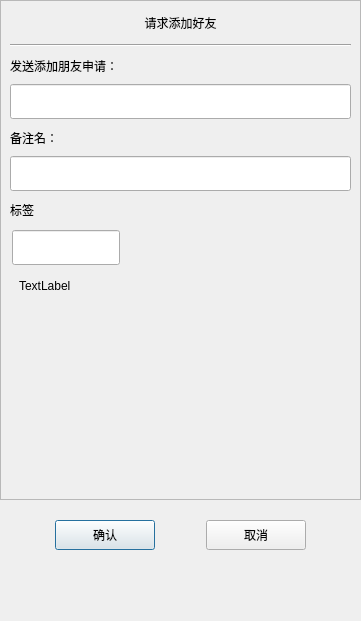
<?xml version="1.0" encoding="UTF-8"?>
<ui version="4.0">
 <class>ApplyFriend</class>
 <widget class="QDialog" name="ApplyFriend">
  <property name="geometry">
   <rect>
    <x>0</x>
    <y>0</y>
    <width>361</width>
    <height>621</height>
   </rect>
  </property>
  <property name="minimumSize">
   <size>
    <width>361</width>
    <height>621</height>
   </size>
  </property>
  <property name="maximumSize">
   <size>
    <width>361</width>
    <height>621</height>
   </size>
  </property>
  <property name="windowTitle">
   <string>Dialog</string>
  </property>
  <layout class="QVBoxLayout" name="verticalLayout">
   <property name="spacing">
    <number>0</number>
   </property>
   <property name="leftMargin">
    <number>0</number>
   </property>
   <property name="topMargin">
    <number>0</number>
   </property>
   <property name="rightMargin">
    <number>0</number>
   </property>
   <property name="bottomMargin">
    <number>0</number>
   </property>
   <item>
    <widget class="QScrollArea" name="scrollArea">
     <property name="minimumSize">
      <size>
       <width>0</width>
       <height>500</height>
      </size>
     </property>
     <property name="widgetResizable">
      <bool>true</bool>
     </property>
     <widget class="QWidget" name="scrollcontent">
      <property name="geometry">
       <rect>
        <x>0</x>
        <y>0</y>
        <width>359</width>
        <height>498</height>
       </rect>
      </property>
      <layout class="QVBoxLayout" name="verticalLayout_2">
       <property name="spacing">
        <number>0</number>
       </property>
       <property name="leftMargin">
        <number>0</number>
       </property>
       <property name="rightMargin">
        <number>0</number>
       </property>
       <item>
        <widget class="QLabel" name="apply_label">
         <property name="minimumSize">
          <size>
           <width>0</width>
           <height>25</height>
          </size>
         </property>
         <property name="maximumSize">
          <size>
           <width>16777215</width>
           <height>25</height>
          </size>
         </property>
         <property name="text">
          <string>请求添加好友</string>
         </property>
         <property name="alignment">
          <set>Qt::AlignCenter</set>
         </property>
        </widget>
       </item>
       <item>
        <widget class="QWidget" name="apply_wid" native="true">
         <layout class="QVBoxLayout" name="verticalLayout_3">
          <item>
           <widget class="Line" name="line">
            <property name="orientation">
             <enum>Qt::Horizontal</enum>
            </property>
           </widget>
          </item>
          <item>
           <widget class="QLabel" name="label">
            <property name="minimumSize">
             <size>
              <width>0</width>
              <height>25</height>
             </size>
            </property>
            <property name="maximumSize">
             <size>
              <width>16777215</width>
              <height>25</height>
             </size>
            </property>
            <property name="text">
             <string>发送添加朋友申请：</string>
            </property>
           </widget>
          </item>
          <item>
           <widget class="CustomizeEdit" name="name_edit">
            <property name="minimumSize">
             <size>
              <width>0</width>
              <height>35</height>
             </size>
            </property>
            <property name="maximumSize">
             <size>
              <width>16777215</width>
              <height>35</height>
             </size>
            </property>
           </widget>
          </item>
          <item>
           <widget class="QLabel" name="label_2">
            <property name="minimumSize">
             <size>
              <width>0</width>
              <height>25</height>
             </size>
            </property>
            <property name="maximumSize">
             <size>
              <width>16777215</width>
              <height>25</height>
             </size>
            </property>
            <property name="text">
             <string>备注名：</string>
            </property>
           </widget>
          </item>
          <item>
           <widget class="CustomizeEdit" name="back_edit">
            <property name="minimumSize">
             <size>
              <width>0</width>
              <height>35</height>
             </size>
            </property>
            <property name="maximumSize">
             <size>
              <width>16777215</width>
              <height>35</height>
             </size>
            </property>
           </widget>
          </item>
          <item>
           <widget class="QLabel" name="label_3">
            <property name="minimumSize">
             <size>
              <width>0</width>
              <height>25</height>
             </size>
            </property>
            <property name="maximumSize">
             <size>
              <width>16777215</width>
              <height>25</height>
             </size>
            </property>
            <property name="text">
             <string>标签</string>
            </property>
           </widget>
          </item>
          <item>
           <widget class="QWidget" name="label_group_wid" native="true">
            <property name="minimumSize">
             <size>
              <width>0</width>
              <height>50</height>
             </size>
            </property>
            <layout class="QVBoxLayout" name="verticalLayout_4">
             <property name="spacing">
              <number>0</number>
             </property>
             <property name="leftMargin">
              <number>0</number>
             </property>
             <property name="topMargin">
              <number>0</number>
             </property>
             <property name="rightMargin">
              <number>0</number>
             </property>
             <property name="bottomMargin">
              <number>0</number>
             </property>
             <item>
              <widget class="QWidget" name="gridWidget" native="true">
               <property name="minimumSize">
                <size>
                 <width>0</width>
                 <height>40</height>
                </size>
               </property>
               <property name="maximumSize">
                <size>
                 <width>16777215</width>
                 <height>40</height>
                </size>
               </property>
               <widget class="CustomizeEdit" name="label_edit">
                <property name="geometry">
                 <rect>
                  <x>2</x>
                  <y>2</y>
                  <width>108</width>
                  <height>35</height>
                 </rect>
                </property>
                <property name="minimumSize">
                 <size>
                  <width>0</width>
                  <height>35</height>
                 </size>
                </property>
                <property name="maximumSize">
                 <size>
                  <width>16777215</width>
                  <height>35</height>
                 </size>
                </property>
               </widget>
              </widget>
             </item>
             <item>
              <widget class="QWidget" name="input_tip_wid" native="true">
               <property name="minimumSize">
                <size>
                 <width>0</width>
                 <height>35</height>
                </size>
               </property>
               <property name="maximumSize">
                <size>
                 <width>16777215</width>
                 <height>35</height>
                </size>
               </property>
               <layout class="QVBoxLayout" name="verticalLayout_5">
                <item>
                 <widget class="ClickedOnceLabel" name="tip_label">
                  <property name="text">
                   <string>TextLabel</string>
                  </property>
                 </widget>
                </item>
               </layout>
              </widget>
             </item>
            </layout>
           </widget>
          </item>
          <item>
           <widget class="QWidget" name="widget" native="true">
            <property name="minimumSize">
             <size>
              <width>0</width>
              <height>60</height>
             </size>
            </property>
            <layout class="QHBoxLayout" name="horizontalLayout_2">
             <property name="spacing">
              <number>7</number>
             </property>
             <property name="leftMargin">
              <number>0</number>
             </property>
             <property name="topMargin">
              <number>0</number>
             </property>
             <property name="rightMargin">
              <number>0</number>
             </property>
             <property name="bottomMargin">
              <number>0</number>
             </property>
             <item>
              <widget class="QWidget" name="label_list" native="true">
               <property name="minimumSize">
                <size>
                 <width>287</width>
                 <height>50</height>
                </size>
               </property>
               <property name="maximumSize">
                <size>
                 <width>287</width>
                 <height>16777215</height>
                </size>
               </property>
              </widget>
             </item>
             <item>
              <widget class="QWidget" name="more_label_wid" native="true">
               <property name="minimumSize">
                <size>
                 <width>30</width>
                 <height>0</height>
                </size>
               </property>
               <property name="maximumSize">
                <size>
                 <width>30</width>
                 <height>16777215</height>
                </size>
               </property>
               <layout class="QVBoxLayout" name="verticalLayout_6">
                <property name="leftMargin">
                 <number>2</number>
                </property>
                <property name="topMargin">
                 <number>2</number>
                </property>
                <property name="rightMargin">
                 <number>2</number>
                </property>
                <property name="bottomMargin">
                 <number>2</number>
                </property>
                <item>
                 <spacer name="verticalSpacer_3">
                  <property name="orientation">
                   <enum>Qt::Vertical</enum>
                  </property>
                  <property name="sizeHint" stdset="0">
                   <size>
                    <width>20</width>
                    <height>40</height>
                   </size>
                  </property>
                 </spacer>
                </item>
                <item>
                 <widget class="ClickedOnceLabel" name="more_label">
                  <property name="minimumSize">
                   <size>
                    <width>25</width>
                    <height>25</height>
                   </size>
                  </property>
                  <property name="maximumSize">
                   <size>
                    <width>25</width>
                    <height>25</height>
                   </size>
                  </property>
                  <property name="text">
                   <string/>
                  </property>
                  <property name="alignment">
                   <set>Qt::AlignCenter</set>
                  </property>
                 </widget>
                </item>
                <item>
                 <spacer name="verticalSpacer_4">
                  <property name="orientation">
                   <enum>Qt::Vertical</enum>
                  </property>
                  <property name="sizeHint" stdset="0">
                   <size>
                    <width>20</width>
                    <height>40</height>
                   </size>
                  </property>
                 </spacer>
                </item>
               </layout>
              </widget>
             </item>
            </layout>
           </widget>
          </item>
         </layout>
        </widget>
       </item>
      </layout>
     </widget>
    </widget>
   </item>
   <item>
    <spacer name="verticalSpacer">
     <property name="orientation">
      <enum>Qt::Vertical</enum>
     </property>
     <property name="sizeType">
      <enum>QSizePolicy::Fixed</enum>
     </property>
     <property name="sizeHint" stdset="0">
      <size>
       <width>20</width>
       <height>10</height>
      </size>
     </property>
    </spacer>
   </item>
   <item>
    <widget class="QWidget" name="apply_sure_wid" native="true">
     <property name="minimumSize">
      <size>
       <width>0</width>
       <height>50</height>
      </size>
     </property>
     <layout class="QHBoxLayout" name="horizontalLayout">
      <item>
       <spacer name="horizontalSpacer">
        <property name="orientation">
         <enum>Qt::Horizontal</enum>
        </property>
        <property name="sizeHint" stdset="0">
         <size>
          <width>37</width>
          <height>20</height>
         </size>
        </property>
       </spacer>
      </item>
      <item>
       <widget class="ClickedBtn" name="sure_btn">
        <property name="minimumSize">
         <size>
          <width>100</width>
          <height>30</height>
         </size>
        </property>
        <property name="text">
         <string>确认</string>
        </property>
       </widget>
      </item>
      <item>
       <spacer name="horizontalSpacer_2">
        <property name="orientation">
         <enum>Qt::Horizontal</enum>
        </property>
        <property name="sizeHint" stdset="0">
         <size>
          <width>36</width>
          <height>20</height>
         </size>
        </property>
       </spacer>
      </item>
      <item>
       <widget class="ClickedBtn" name="cancel_btn">
        <property name="minimumSize">
         <size>
          <width>100</width>
          <height>30</height>
         </size>
        </property>
        <property name="text">
         <string>取消</string>
        </property>
       </widget>
      </item>
      <item>
       <spacer name="horizontalSpacer_3">
        <property name="orientation">
         <enum>Qt::Horizontal</enum>
        </property>
        <property name="sizeHint" stdset="0">
         <size>
          <width>37</width>
          <height>20</height>
         </size>
        </property>
       </spacer>
      </item>
     </layout>
    </widget>
   </item>
   <item>
    <spacer name="verticalSpacer_2">
     <property name="orientation">
      <enum>Qt::Vertical</enum>
     </property>
     <property name="sizeHint" stdset="0">
      <size>
       <width>20</width>
       <height>40</height>
      </size>
     </property>
    </spacer>
   </item>
  </layout>
 </widget>
 <customwidgets>
  <customwidget>
   <class>ClickedBtn</class>
   <extends>QPushButton</extends>
   <header location="global">clickedbtn.h</header>
  </customwidget>
  <customwidget>
   <class>CustomizeEdit</class>
   <extends>QLineEdit</extends>
   <header location="global">customizeedit.h</header>
  </customwidget>
  <customwidget>
   <class>ClickedOnceLabel</class>
   <extends>QLabel</extends>
   <header location="global">clickedoncelabel.h</header>
  </customwidget>
 </customwidgets>
 <resources/>
 <connections/>
</ui>
